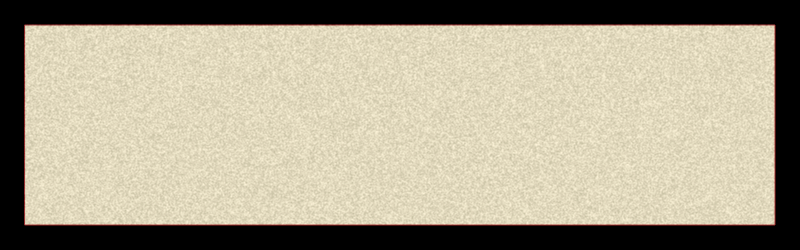
Frame 1 (no input)
Frame 60 (no input): identical to frame 1, image omitted
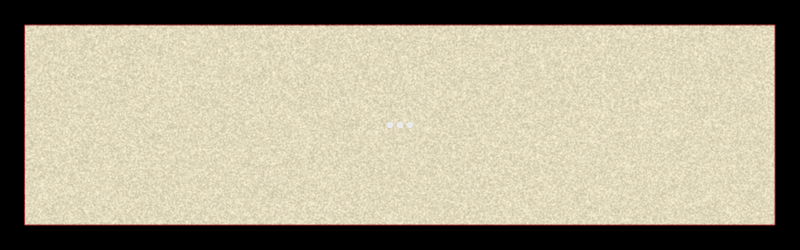
Frame 120 (the mouse pressed at the canvas centre since frame 60)

The p5.js sketch that drew these frames (run headless with seeded random() and noise() and a simulated clock; from frame 60 on, the mouse is pressed at the canvas centre):

// p5.js sketch
// ── sketch.js
var points = [];
var sandCount = 0;

function setup() {
  createCanvas(800,250);
  // createCanvas(100,100);
  background('white');
  
  // draw box
  stroke(0);
  fill(0)
  rect(0,0,width,height);
  
  // draw sand bg
  stroke('brown');
  fill('#fff5d1');
  rect(25, 25, width-50, height-50);
  
  // draw sand particles
  
  for (var x = 25; x < width-25; x++){
    for (var y = 25; y < height-25; y++){
      // console.log(sandCount);
      //random int from 0-255, for greyscale
      var c = int(random(0,255));
      stroke('rgba(' + c + ',' + c + ',' + c + ',0.3)');
      points[sandCount] = point(x,y);
      sandCount++;
    }
  }
}

function draw() {
  stroke(235);
  fill(235);
  if(mouseX > 30 && mouseX < width-30 && mouseY > 30 && mouseY < height-30){
    ellipse(mouseX, mouseY, 5, 5);
    ellipse(mouseX-10, mouseY, 5,5);
    ellipse(mouseX+10, mouseY, 5,5);
  }
  
  /* 
  1. Create sand on canvas - done
  2. Draw line when mouse clicks + drags through sand
  3. Sand scatters when line is drawn through sand
  */
  

}
